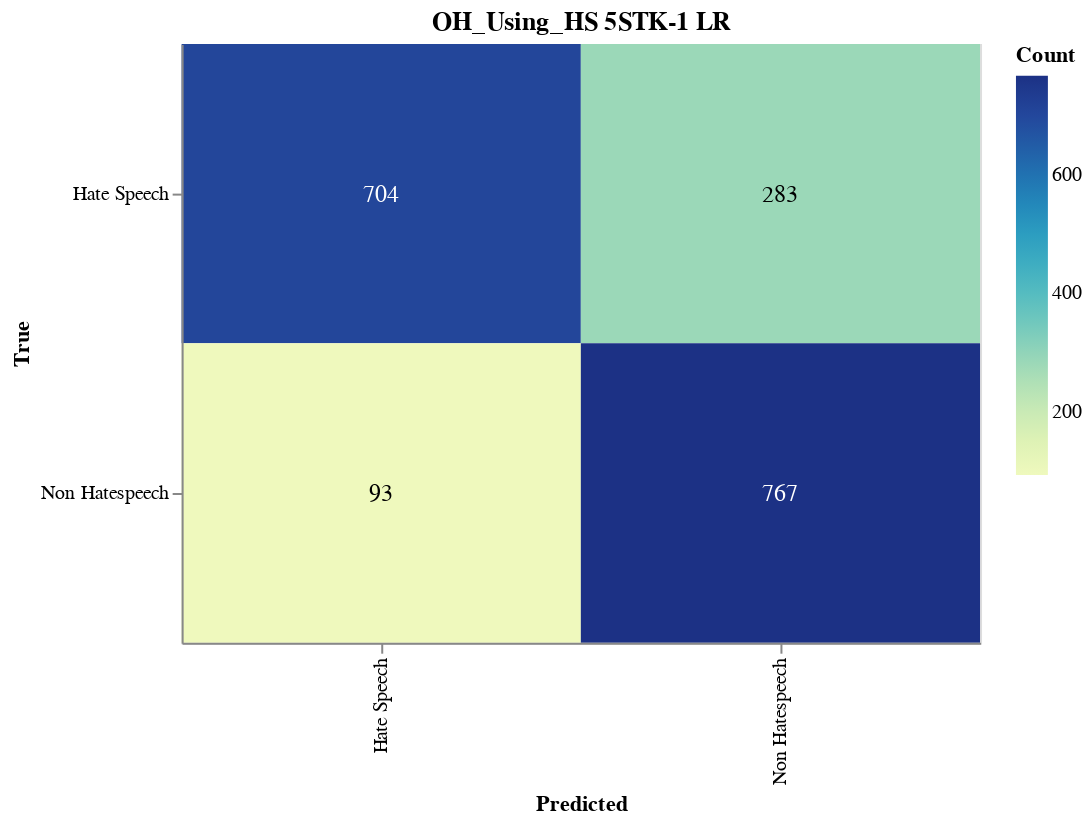

Here is the notebook cell this chart was saved with:
### Markdown cell above
#### Save CM

### Code cell
import altair as alt
import altair_saver
import pandas as pd
from sklearn.metrics import confusion_matrix

# Calculate the confusion matrix
cm = confusion_matrix(y_val, lr_validation_predictions)

# Define class names
class_names = ['Negative', 'Neutral', 'Positive']

# Convert confusion matrix to DataFrame
cm_df = pd.DataFrame(cm, index=class_names, columns=class_names).reset_index().melt(id_vars='index')
cm_df.columns = ['True', 'Predicted', 'Count']

# Ensure the order of categories
cm_df['True'] = pd.Categorical(cm_df['True'], categories=class_names, ordered=True)
cm_df['Predicted'] = pd.Categorical(cm_df['Predicted'], categories=class_names, ordered=True)

# Create the Altair plot
heatmap = alt.Chart(cm_df).mark_rect().encode(
    x=alt.X('Predicted:O', sort=class_names),
    y=alt.Y('True:O', sort=class_names),
    color='Count:Q',
    tooltip=['True', 'Predicted', 'Count']
).properties(
    width=400,
    height=300,
    title='OF_Using_FIRE 5STK-1 LR'
)

# Add text labels
text = heatmap.mark_text(
    align='center',
    baseline='middle',
    fontSize=12
).encode(
    text='Count:Q',
    color=alt.condition(
        alt.datum.Count > cm.max() / 2,
        alt.value('white'),
        alt.value('black')
    )
)

# Combine heatmap and text
final_chart = heatmap + text

# Display the plot
final_chart.show()

### Figure 1 — Vega-Lite specification as saved in the notebook (floating-point values rounded to 4 significant figures)
{"config": {"view": {"continuousWidth": 300, "continuousHeight": 300}}, "layer": [{"mark": {"type": "rect"}, "encoding": {"color": {"field": "Count", "type": "quantitative"}, "tooltip": [{"field": "True", "type": "ordinal"}, {"field": "Predicted", "type": "ordinal"}, {"field": "Count", "type": "quantitative"}], "x": {"field": "Predicted", "sort": ["Hate Speech", "Non Hatespeech"], "type": "ordinal"}, "y": {"field": "True", "sort": ["Hate Speech", "Non Hatespeech"], "type": "ordinal"}}, "title": "OH_Using_HS 5STK-1 LR"}, {"mark": {"type": "text", "align": "center", "baseline": "middle", "fontSize": 12}, "encoding": {"color": {"condition": {"test": "(datum.Count > 383.5)", "value": "white"}, "value": "black"}, "text": {"field": "Count", "type": "quantitative"}, "tooltip": [{"field": "True", "type": "ordinal"}, {"field": "Predicted", "type": "ordinal"}, {"field": "Count", "type": "quantitative"}], "x": {"field": "Predicted", "sort": ["Hate Speech", "Non Hatespeech"], "type": "ordinal"}, "y": {"field": "True", "sort": ["Hate Speech", "Non Hatespeech"], "type": "ordinal"}}, "title": "OH_Using_HS 5STK-1 LR"}], "data": {"name": "data-575c099cd8752bd43bff2809ca8aacbc"}, "height": 300, "width": 400, "$schema": "https://vega.github.io/schema/vega-lite/v5.17.0.json", "datasets": {"data-575c099cd8752bd43bff2809ca8aacbc": [{"True": "Hate Speech", "Predicted": "Hate Speech", "Count": 704}, {"True": "Non Hatespeech", "Predicted": "Hate Speech", "Count": 93}, {"True": "Hate Speech", "Predicted": "Non Hatespeech", "Count": 283}, {"True": "Non Hatespeech", "Predicted": "Non Hatespeech", "Count": 767}]}}
